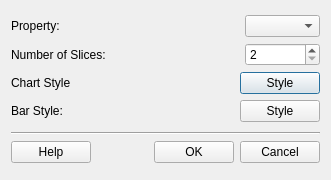
<?xml version="1.0" encoding="UTF-8"?>
<ui version="4.0">
 <class>HistogramDialog</class>
 <widget class="QDialog" name="HistogramDialog">
  <property name="geometry">
   <rect>
    <x>0</x>
    <y>0</y>
    <width>331</width>
    <height>180</height>
   </rect>
  </property>
  <property name="sizePolicy">
   <sizepolicy hsizetype="Fixed" vsizetype="Fixed">
    <horstretch>0</horstretch>
    <verstretch>0</verstretch>
   </sizepolicy>
  </property>
  <property name="minimumSize">
   <size>
    <width>331</width>
    <height>180</height>
   </size>
  </property>
  <property name="maximumSize">
   <size>
    <width>331</width>
    <height>180</height>
   </size>
  </property>
  <property name="windowTitle">
   <string>Histogram</string>
  </property>
  <layout class="QGridLayout" name="gridLayout">
   <item row="0" column="0">
    <layout class="QVBoxLayout" name="verticalLayout">
     <item>
      <layout class="QHBoxLayout" name="horizontalLayout_3">
       <item>
        <widget class="QLabel" name="propertyLabel">
         <property name="text">
          <string>Property:</string>
         </property>
        </widget>
       </item>
       <item>
        <spacer name="horizontalSpacer_2">
         <property name="orientation">
          <enum>Qt::Horizontal</enum>
         </property>
         <property name="sizeHint" stdset="0">
          <size>
           <width>40</width>
           <height>20</height>
          </size>
         </property>
        </spacer>
       </item>
       <item>
        <widget class="QComboBox" name="m_propertyComboBox">
         <property name="sizePolicy">
          <sizepolicy hsizetype="Preferred" vsizetype="Fixed">
           <horstretch>0</horstretch>
           <verstretch>0</verstretch>
          </sizepolicy>
         </property>
         <property name="minimumSize">
          <size>
           <width>75</width>
           <height>20</height>
          </size>
         </property>
        </widget>
       </item>
      </layout>
     </item>
     <item>
      <layout class="QHBoxLayout" name="horizontalLayout_5">
       <item>
        <widget class="QLabel" name="slicesLabel">
         <property name="text">
          <string>Number of Slices:</string>
         </property>
        </widget>
       </item>
       <item>
        <spacer name="horizontalSpacer_3">
         <property name="orientation">
          <enum>Qt::Horizontal</enum>
         </property>
         <property name="sizeHint" stdset="0">
          <size>
           <width>40</width>
           <height>20</height>
          </size>
         </property>
        </spacer>
       </item>
       <item>
        <widget class="QSpinBox" name="m_slicesSpinBox">
         <property name="minimumSize">
          <size>
           <width>75</width>
           <height>20</height>
          </size>
         </property>
         <property name="minimum">
          <number>2</number>
         </property>
        </widget>
       </item>
      </layout>
     </item>
     <item>
      <layout class="QHBoxLayout" name="horizontalLayout_2">
       <item>
        <widget class="QLabel" name="styleLabel">
         <property name="text">
          <string>Chart Style</string>
         </property>
        </widget>
       </item>
       <item>
        <spacer name="horizontalSpacer_4">
         <property name="orientation">
          <enum>Qt::Horizontal</enum>
         </property>
         <property name="sizeHint" stdset="0">
          <size>
           <width>40</width>
           <height>20</height>
          </size>
         </property>
        </spacer>
       </item>
       <item>
        <widget class="QPushButton" name="m_stylePushButton">
         <property name="text">
          <string>Style</string>
         </property>
        </widget>
       </item>
      </layout>
     </item>
     <item>
      <layout class="QHBoxLayout" name="horizontalLayout_4">
       <item>
        <widget class="QLabel" name="barStyleLabel">
         <property name="text">
          <string>Bar Style:</string>
         </property>
        </widget>
       </item>
       <item>
        <spacer name="horizontalSpacer_8">
         <property name="orientation">
          <enum>Qt::Horizontal</enum>
         </property>
         <property name="sizeHint" stdset="0">
          <size>
           <width>40</width>
           <height>20</height>
          </size>
         </property>
        </spacer>
       </item>
       <item>
        <widget class="QPushButton" name="m_barStylePushButton">
         <property name="minimumSize">
          <size>
           <width>75</width>
           <height>20</height>
          </size>
         </property>
         <property name="text">
          <string>Style</string>
         </property>
        </widget>
       </item>
      </layout>
     </item>
    </layout>
   </item>
   <item row="1" column="0">
    <layout class="QVBoxLayout" name="verticalLayout_2">
     <item>
      <widget class="Line" name="line">
       <property name="sizePolicy">
        <sizepolicy hsizetype="Expanding" vsizetype="Fixed">
         <horstretch>0</horstretch>
         <verstretch>0</verstretch>
        </sizepolicy>
       </property>
       <property name="orientation">
        <enum>Qt::Horizontal</enum>
       </property>
      </widget>
     </item>
     <item>
      <layout class="QHBoxLayout" name="horizontalLayout">
       <item>
        <widget class="QPushButton" name="m_helpPushButton">
         <property name="text">
          <string>Help</string>
         </property>
        </widget>
       </item>
       <item>
        <spacer name="horizontalSpacer">
         <property name="orientation">
          <enum>Qt::Horizontal</enum>
         </property>
         <property name="sizeHint" stdset="0">
          <size>
           <width>68</width>
           <height>20</height>
          </size>
         </property>
        </spacer>
       </item>
       <item>
        <widget class="QPushButton" name="m_okPushButton">
         <property name="text">
          <string>OK</string>
         </property>
        </widget>
       </item>
       <item>
        <widget class="QPushButton" name="m_cancelPushButton">
         <property name="text">
          <string>Cancel</string>
         </property>
        </widget>
       </item>
      </layout>
     </item>
    </layout>
   </item>
  </layout>
 </widget>
 <resources/>
 <connections/>
</ui>
